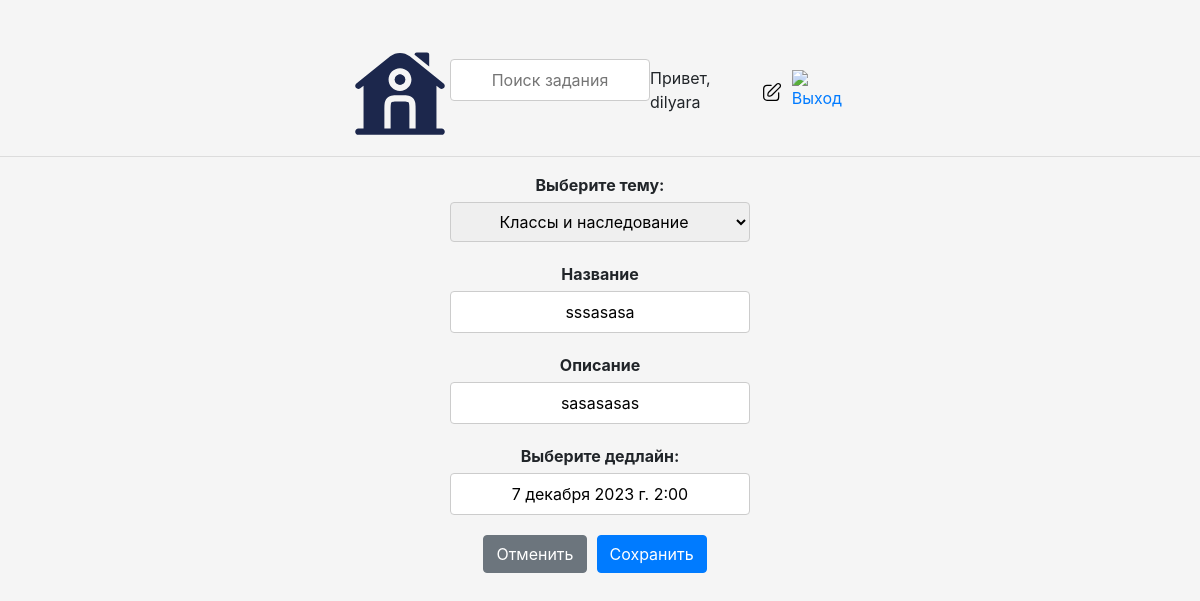
Page /update-task/8/ (signed in) on the committed database.
### base/models.py (models this page shows, shortened)
class User(AbstractUser):
    name = models.CharField(max_length=200, null=True)
    email = models.EmailField(unique=True, null=True)
    bio = models.TextField(null=True)
    ROLE_CHOICES = [
        ('admin', 'Admin'),
        ('user', 'User'),
    ]
    role = models.CharField(max_length=5, choices=ROLE_CHOICES, default='user')
    avatar = models.ImageField(null=True, default='avatar.svg')
    USERNAME_FIELD = 'email'
    REQUIRED_FIELDS = []

class Task(models.Model):
    host = models.ForeignKey(User, on_delete = models.SET_NULL, null = True)
    topic = models.ForeignKey(Topic, on_delete = models.SET_NULL, null = True)
    name = models.CharField(max_length = 200)
    description = models.TextField(null = True, blank = True)
    participants = models.ManyToManyField(User, related_name = 'participants', blank = True)
    updated = models.DateTimeField(auto_now = True)
    created = models.DateTimeField(auto_now_add = True)
    deadline = models.DateTimeField(null = True, blank = True)
    class Meta:
        ordering=['-updated','-created']

### base/views.py (the view)
# urls.py: path('update-task/<str:pk>/', views.updateTask, name="update-task"),
@login_required(login_url = 'login')
@user_passes_test(lambda u: u.is_staff, login_url='login')
def updateTask(request, pk):
    task = Task.objects.get(id=pk)
    form = TaskForm(instance=task)
    topics = Topic.objects.all()
    if request.user != task.host:
        return HttpResponse('Доступ запрещен!')
    if request.method == 'POST':
        form = TaskForm(request.POST, instance=task)
        if form.is_valid():
            form.save()
            return redirect('home')
    context = {'form': form, 'topics': topics, 'task': task}
    return render(request, 'base/task_form.html', context)

### base/forms.py
class TaskForm(ModelForm):
    topic = ModelChoiceField(queryset=Topic.objects.all())
    class Meta:
        model = Task
        fields='__all__'
        exclude=['host', 'participants']

### base/models.py (called while the page is built)
    def __str__(self):
        return self.name

### base/templates/base/task_form.html (shortened to what this page needs)
{% extends 'main.html' %} {% load static %} {% block content %}
<div>
    <form method="POST" action="">
        <link rel="stylesheet" href="{% static 'css/bootstrap.min.css' %}" />
        <link rel="stylesheet" href="{% static 'styles/form_styles.css' %}" />
        <link rel="stylesheet" href="https://cdn.jsdelivr.net/npm/flatpickr/dist/flatpickr.min.css">
        <div class="form__group">
            <label for="id_topic">Выберите тему:</label>
            {{ form.topic }}
        </div>
        <div class="form__group">
            <label for="id_name">Название</label>
            <input type="text" name="name" id="id_name" value="{{ task.name }}" />
        </div>
        <div class="form__group">
            <label for="id_description">Описание</label>
            <input type="text" name="description" id="id_description" value="{{ task.description }}" />
        </div>
        <div class="form__group">
            <label for="id_deadline">Выберите дедлайн:</label>
            <input type="text" name="deadline" id="id_deadline" value="{{ task.deadline }}">
        </div>
        <div class="form__buttons">
            <a href="/" class="btn btn-secondary">Отменить</a>
            <button type="submit" class="btn btn-primary">Сохранить</button>
        </div>
    </form>
</div>
{% endblock content %}

### templates/navbar.html
{% load static %}
<div style="display: flex; align-items: center; justify-content: space-between; padding-top: 40px;">
    <link rel="stylesheet" href="{% static 'css/bootstrap.min.css' %}">
    <link rel="stylesheet" href="{% static 'styles/navbar_styles.css' %}">
    <a href="/" style="margin-left: 350px;">
        <img src="{% static 'images/home.svg' %}" alt="Логотип" width="100" height="100">
    </a>
    <div class="form__group">
        <form method="GET" action="{% url 'home' %}" style="flex-grow: 1; text-align: center;">
            <input type="text" name="q" placeholder="Поиск задания" style="width: 200px;">
        </form>
    </div>
    <div style="display: flex; align-items: center; margin-right: 350px;">
        {% if request.user.is_authenticated %}
        <a style="margin-right: 10px;">Привет, {{ request.user.username }}</a>
        <a href="{% url 'update-user' %}" style="margin-right: 10px;">
            <img src="{% static 'images/edit.svg' %}" alt="Редактировать" width="20" height="20">
        </a>
        <a href="{% url 'logout' %}">
            <img src="{% static 'images/exit.svg' %}" alt="Выход" width="20" height="20">
        </a>
        {% else %}
        <a href="{% url 'login' %}">Вход</a>
        {% endif %}
    </div>
</div>

### static/styles/main.css (style rules this page uses)
.body { background-color: whitesmoke; }

### static/styles/navbar_styles.css (style rules this page uses)
.form__group input { width: 100px; padding: 8px; box-sizing: border-box; border: 1px solid rgb(63, 48, 48)c3c; border-radius: 4px; text-align: center; }

### static/styles/form_styles.css (style rules this page uses)
.form__group { margin-bottom: 20px; }
.form__group label { display: block; margin-bottom: 5px; font-weight: bold; }
.form__group input, .form__group textarea { width: 100%; padding: 8px; box-sizing: border-box; border: 1px solid #ccc; border-radius: 4px; }
.form__group label { display: block; margin-bottom: 5px; font-weight: bold; text-align: center; }
.form__group { text-align: center; display: flex; flex-direction: column; align-items: center; }
.form__group label { display: block; margin-bottom: 5px; font-weight: bold; text-align: left; }
.form__group input, .form__group textarea { width: 300px; padding: 8px; box-sizing: border-box; border: 1px solid #ccc; border-radius: 4px; text-align: center; }
.form__buttons { display: flex; justify-content: center; margin-top: 15px; }
.form__buttons button { margin: 0 10px; }
.form__group select { width: 300px; padding: 8px; box-sizing: border-box; border: 1px solid #ccc; border-radius: 4px; text-align: center; }

### rows in the picture
User: user.username "dilyara"
Task: topic "Классы и наследование", name "sssasasa", description "sasasasas", deadline "7 декабря 2023 г. 2:00"
